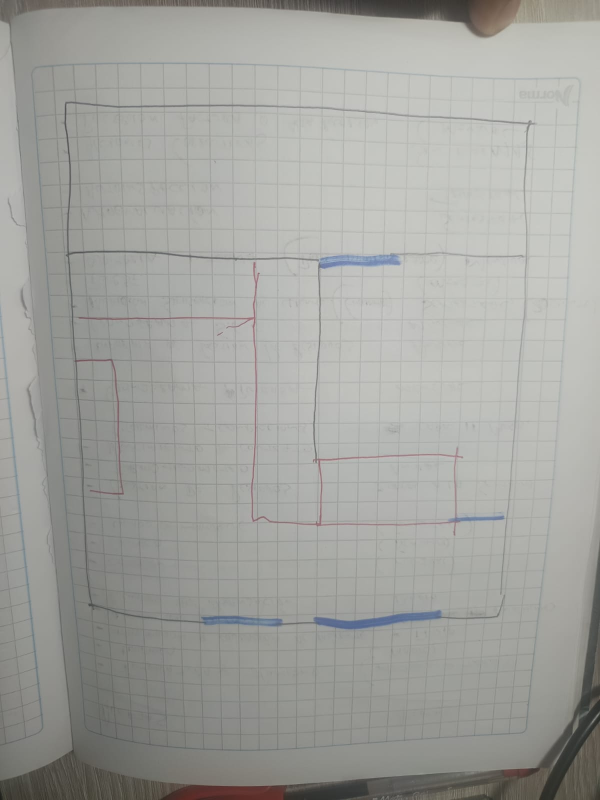
#> input picture media/croquis_cuadricula.jpeg, 1200 x 1600 px, found by its file name (shown at 1/2 size)
$ python diag5.py
#> lines starting #> are read from the running program, lines starting #| are printed output that depends on the picture; after the words box and inside, x2 and y2 are one past the last pixel; in counts of white or black regions, pixels touching at a corner belong together
### apps/processing/services/preprocessing.py
import cv2
import numpy as np


# [149 lines left out: functions deskew, correct_perspective, _is_nearly_rect, _order_points, not called in this run]


def dist(a, b):
    return np.linalg.norm(a - b)


# [76 lines left out: functions grayscale, binarize, denoise, resize_to_canvas, not called in this run]


# ── Segmentación por color ─────────────────────────────────

# Mapa de colores BGR → tipo de elemento.
#
# Esta es la ÚNICA fuente de verdad de los colores que el usuario debe usar
# al dibujar el croquis en papel. La leyenda que se muestra en la web
# (pantalla de subida y editor) se genera a partir de aquí — ver
# drawing_legend() — para que nunca se desfase de lo que el pipeline detecta.
#
# Cada entrada incluye:
#   display  → color hex para mostrar en la interfaz (aprox. del color real)
#   label    → color que dibuja la persona, en palabras
#   purpose  → qué representa ese color en el plano
COLOR_MAP = {
    'pared': {
        'color': (30, 30, 30),
        'hsv_ranges': [
            ((0, 0, 0), (180, 120, 120)),      # grises
            ((0, 0, 0), (180, 255, 70)),       # negros
        ],
        'stroke': '#777777',
        'stroke_width': 8,
        'display': '#1f2937',
        'label': 'Negro',
        'purpose': 'Paredes (bloquean el paso)',
    },
    'puerta': {
        'color': (200, 130, 20),
        'hsv_ranges': [
            ((85, 20, 20), (145, 255, 255)),   # azul (más tolerante en S/V)
        ],
        'stroke': '#000000',
        'stroke_width': 3,
        'display': '#1d4ed8',
        'label': 'Azul',
        'purpose': 'Puertas con arco (abren el paso)',
    },
    'mueble': {
        'color': (50, 50, 200),
        'hsv_ranges': [
            ((0, 20, 20), (14, 255, 255)),     # rojo (más tolerante en S/V)
            ((165, 20, 20), (180, 255, 255)),  # rojo (HSV envuelve)
        ],
        'stroke': '#000000',
        'stroke_width': 2,
        'display': '#dc2626',
        'label': 'Rojo',
        'purpose': 'Muebles / obstáculos (bloquean el paso)',
    },
    'vano': {
        'color': (50, 180, 50),
        'hsv_ranges': [
            ((30, 20, 20), (90, 255, 255)),    # verde (más tolerante en S/V)
        ],
        'stroke': '#000000',
        'stroke_width': 3,
        'display': '#059669',
        'label': 'Verde',
        'purpose': 'Vanos / aberturas (abren el paso)',
    },
}

# Orden recomendado para mostrar la leyenda al usuario.
_LEGEND_ORDER = ['pared', 'puerta', 'vano', 'mueble']


# [39 lines left out: functions drawing_legend, _page_mask_by_border_floodfill, not called in this run]


def detect_page_mask(bgr_image):
    """Aísla la hoja de papel del fondo (escritorio, sombras, dedos).

    La hoja es la región clara grande y conexa. Devuelve una máscara
    binaria (255 dentro de la hoja) o None si no se puede determinar.

    Esto es crítico: sin esto, la detección de paredes (negro/gris)
    confunde el fondo oscuro de la foto con muros. Restringiendo todo
    al interior de la hoja, solo quedan los trazos del dibujo."""
    h, w = bgr_image.shape[:2]
    gray = cv2.cvtColor(bgr_image, cv2.COLOR_BGR2GRAY)
    gray = cv2.GaussianBlur(gray, (5, 5), 0)

    # aplanar iluminación: una sombra suave sobre la hoja hacía que Otsu
    # clasificara media página como "fondo" (se perdía todo el dibujo de esa
    # zona). Dividir por el fondo desenfocado elimina el gradiente y deja el
    # contraste hoja/escritorio, que es lo que Otsu debe separar.
    bg = cv2.GaussianBlur(gray, (0, 0), sigmaX=min(h, w) / 12)
    flat = cv2.divide(gray, bg, scale=192)

    # umbral Otsu: separa la hoja brillante del fondo más oscuro
    _, bright = cv2.threshold(flat, 0, 255, cv2.THRESH_BINARY + cv2.THRESH_OTSU)

    # cerrar agujeros (trazos del dibujo dentro de la hoja)
    k = max(15, int(min(h, w) * 0.02)) | 1
    bright = cv2.morphologyEx(bright, cv2.MORPH_CLOSE, np.ones((k, k), np.uint8))

    n, labels, stats, _ = cv2.connectedComponentsWithStats(bright, connectivity=8)
    idx = 1 + int(np.argmax(stats[1:, cv2.CC_STAT_AREA])) if n > 1 else -1
    page_area = stats[idx, cv2.CC_STAT_AREA] if idx > 0 else 0

    # la hoja debe ocupar buena parte de la imagen; si no, Otsu no sirvió
    # (fondo claro, sombra fuerte...) — probar flood-fill desde las esquinas
    # asumiendo que el FONDO es lo que toca los 4 bordes de la foto.
    if idx < 0 or page_area < 0.25 * h * w:
        fallback = _page_mask_by_border_floodfill(gray, h, w)
        return fallback

    mask = np.zeros((h, w), dtype=np.uint8)
    mask[labels == idx] = 255

    # convex hull: la hoja es convexa (rectangular). El hull recupera la
    # parte inferior que queda en sombra y Otsu descarta, sin tragarse el
    # escritorio (que está fuera del componente brillante).
    cnts, _ = cv2.findContours(mask, cv2.RETR_EXTERNAL, cv2.CHAIN_APPROX_SIMPLE)
    hull = cv2.convexHull(np.vstack([c for c in cnts]))
    filled = np.zeros_like(mask)
    cv2.drawContours(filled, [hull], -1, 255, -1)

    # erosionar un poco para descartar el borde de la hoja y su sombra
    erode_k = max(5, int(min(h, w) * 0.012)) | 1
    filled = cv2.erode(filled, np.ones((erode_k, erode_k), np.uint8))
    return filled


# [50 lines left out: function _detect_walls, not called in this run]


def _keep_large_components(binary, min_abs=480):
    """Conserva solo componentes conectados con área >= min_abs px.

    Descarta ruido aislado (logo del cuaderno, fragmentos del margen impreso,
    sombras) sin tocar los muros, que son trazos largos."""
    n, labels, stats, _ = cv2.connectedComponentsWithStats(binary, connectivity=8)
    if n <= 1:
        return binary
    out = np.zeros_like(binary)
    for i in range(1, n):
        if stats[i, cv2.CC_STAT_AREA] >= min_abs:
            out[labels == i] = 255
    return out


# [29 lines left out: function _channel_dominance_fallback, not called in this run]


# Sensibilidad: cuánto tolerar tinta tenue/desaturada a costa de más ruido.
# 'radius': factor del grosor mínimo de pared (más chico = más tolerante).
# 'sat_min': saturación HSV mínima para puerta/vano/mueble (más chico = más tolerante).
SENSITIVITY_PRESETS = {
    'alta':  {'radius': 0.7, 'sat_min': 10},
    'media': {'radius': 1.0, 'sat_min': 20},
    'baja':  {'radius': 1.4, 'sat_min': 32},
}


# [152 lines left out: functions segment_by_color, _content_bbox, resize_mask_to_canvas, not called in this run]

### qa/diag5.py
import sys; sys.path.insert(0,'.')
import cv2, numpy as np
from apps.processing.services import preprocessing as P

img = cv2.imread('media/croquis_cuadricula.jpeg')
#> img is the input picture: shape (1600, 1200, 3); mean B, G, R 157.9, 162.2, 161.6
h,w = img.shape[:2]; scale=min(h,w)
#> after `h, w = img.shape[:2]`: h = 1600; w = 1200
#> after `scale = min(h, w)`: scale = 1200
gray = cv2.cvtColor(img, cv2.COLOR_BGR2GRAY)
hsv = cv2.cvtColor(img, cv2.COLOR_BGR2HSV)
#> hsv: shape (1600, 1200, 3); mean H, S, V 37.8, 9.2, 162.9
page = P.detect_page_mask(img)
#> in detect_page_mask, `flat = cv2.divide(gray, bg, scale=192)`:
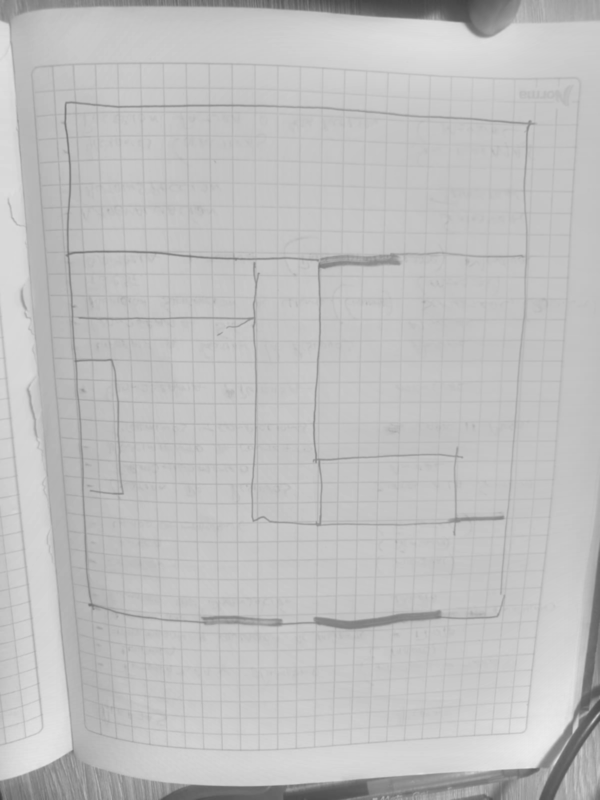
#> flat: shape (1600, 1200) (shown at 1/2 size); min 59, max 236, mean 191.4
#> in detect_page_mask, `_, bright = cv2.threshold(flat, 0, 255, cv2.THRESH_BINARY + cv2.THRESH..`:
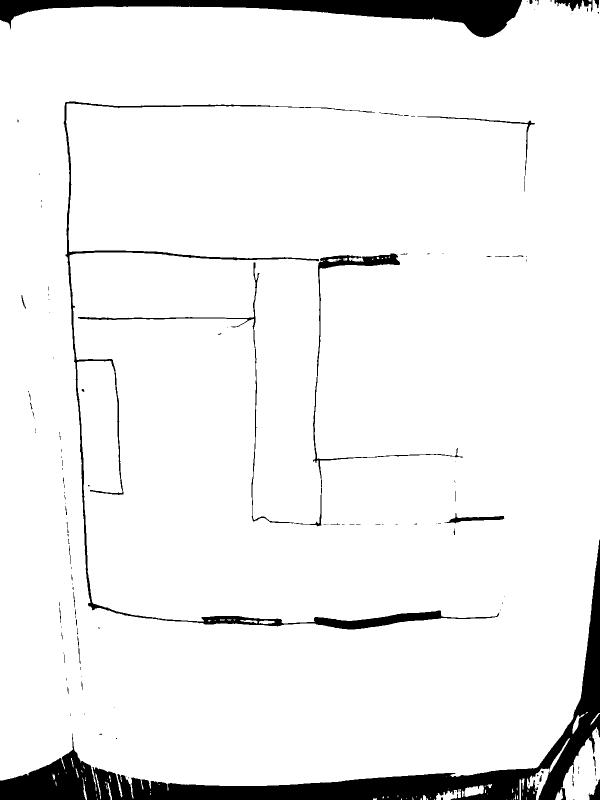
#> bright: shape (1600, 1200) (shown at 1/2 size); 93.8% white; 141 black regions (106 under 20 px), largest, box (x1, y1, x2, y2) and area: (0, 1079, 1200, 1600) 62954, (0, 0, 1044, 75) 27897, (127, 203, 999, 1259) 15818
#> in detect_page_mask, `bright = cv2.morphologyEx(bright, cv2.MORPH_CLOSE, np.ones((k, k), np...`:
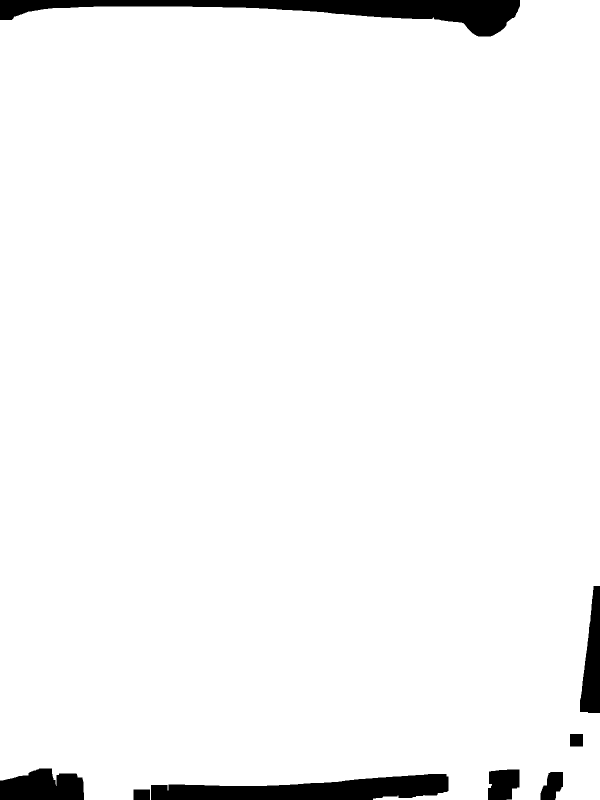
#> bright: shape (1600, 1200) (shown at 1/2 size); 96.4% white; 8 black regions, largest, box (x1, y1, x2, y2) and area: (0, 0, 1040, 73) 27666, (302, 1548, 897, 1600) 20340, (0, 1537, 168, 1600) 8511
#> in detect_page_mask, `n, labels, stats, _ = cv2.connectedComponentsWithStats(bright, connect..`: n = 2; stats = [[0, 0, 1200, 1600, 69716], [0, 0, 1200, 1600, 1850284]]
#> in detect_page_mask, `idx = 1 + int(np.argmax(stats[1:, cv2.CC_STAT_AREA])) if n > 1 else -1`: idx = 1
#> in detect_page_mask, `page_area = stats[idx, cv2.CC_STAT_AREA] if idx > 0 else 0`: page_area = 1850284
#> page: shape (1600, 1200); 98.9% white; 2 black regions, box (x1, y1, x2, y2) and area: (0, 0, 1015, 47) 16842, (0, 1554, 173, 1600) 4781

block = max(31,int(scale*0.05))|1
#> block = 61
ink = cv2.adaptiveThreshold(gray,255,cv2.ADAPTIVE_THRESH_GAUSSIAN_C,cv2.THRESH_BINARY_INV,block,10)
#> ink: shape (1600, 1200); 6.8% white; 2495 white regions (1789 under 20 px), largest, box (x1, y1, x2, y2) and area: (70, 125, 1161, 1297) 43048, (923, 1081, 1200, 1558) 6699, (205, 1066, 1097, 1502) 3791
def cmask(rs):
    m=np.zeros((h,w),np.uint8)
    for lo,hi in rs: m=cv2.bitwise_or(m,cv2.inRange(hsv,np.array(lo),np.array(hi)))
    return m
blue=cmask([((85,20,20),(145,255,255))]); red=cmask([((0,20,20),(14,255,255)),((165,20,20),(180,255,255))]); green=cmask([((30,20,20),(90,255,255))])
colored=cv2.dilate(cv2.bitwise_or(cv2.bitwise_or(blue,red),green),np.ones((9,9),np.uint8))
#> colored: shape (1600, 1200); 5.7% white; 38 white regions, largest, box (x1, y1, x2, y2) and area: (154, 519, 1013, 1076) 25690, (0, 619, 86, 1428) 9459, (315, 1556, 586, 1600) 9369
ink[colored>0]=0
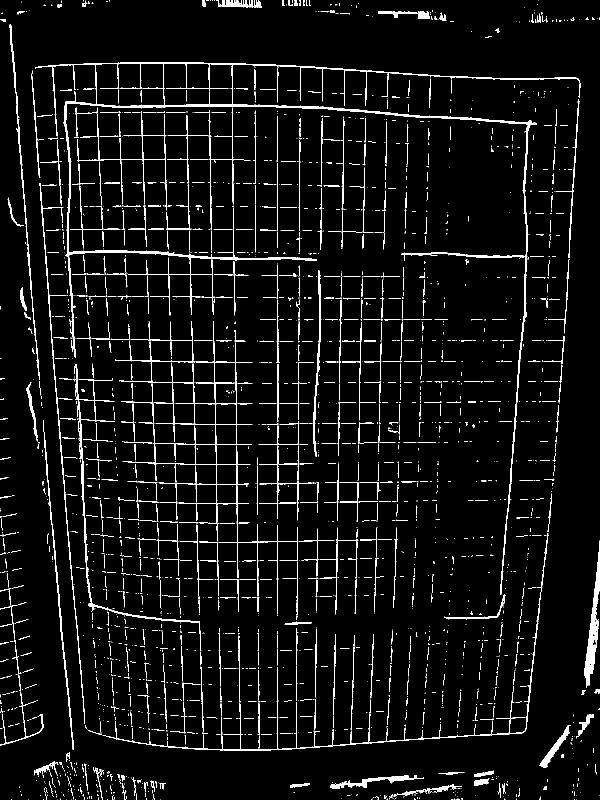
#> ink: shape (1600, 1200) (shown at 1/2 size); 4.9% white in thin lines or dots
dist=cv2.distanceTransform(ink,cv2.DIST_L2,3)
for t in (1.2,1.3,1.4,1.5):
    core=(dist>=t).astype(np.uint8)*255
    seed=cv2.dilate(core,np.ones((max(7,int(scale*0.0075))|1,)*2,np.uint8))
    wlls=cv2.bitwise_and(ink,seed)
    if page is not None: wlls=cv2.bitwise_and(wlls,page)
    ma=int(scale*scale*0.00025)
    wlls=P._keep_large_components(wlls,min_abs=ma)
    cv2.imwrite(f'qa/out/wmedia_t{t}.png', wlls)
    print(f't={t}: {cv2.countNonZero(wlls)} px')
#> this loop made 4 passes
#> n in _keep_large_components on passes 1 to 4: 1174, 1174, 376, 376
#| t=1.2: 23303 px
#| t=1.3: 23303 px
#| t=1.4: 22261 px
#| t=1.5: 22261 px
#> pass 1, `wlls=cv2.bitwise_and(ink,seed)`:
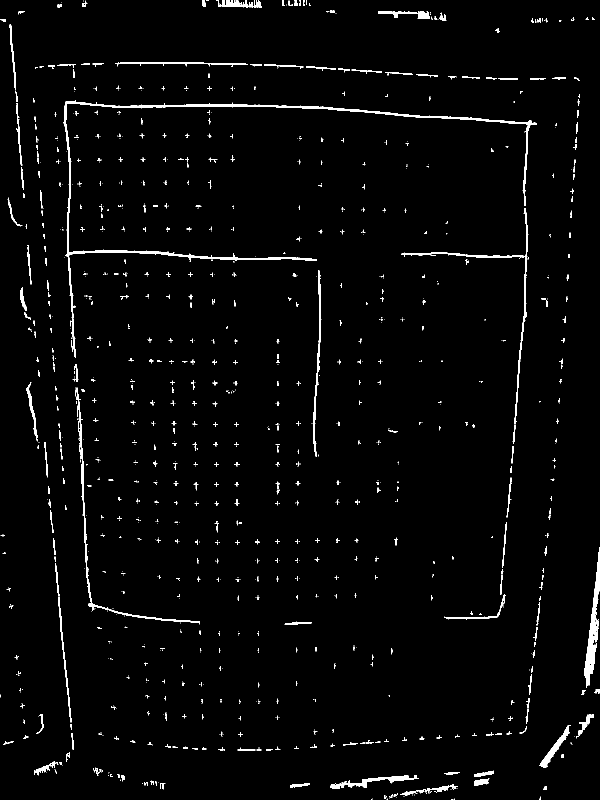
#> wlls: shape (1600, 1200) (shown at 1/2 size); 2.3% white; 1198 white regions (876 under 20 px), largest, box (x1, y1, x2, y2) and area: (126, 200, 1074, 716) 8112, (1168, 1094, 1200, 1376) 2930, (660, 1550, 838, 1578) 1290
#> after the loop:
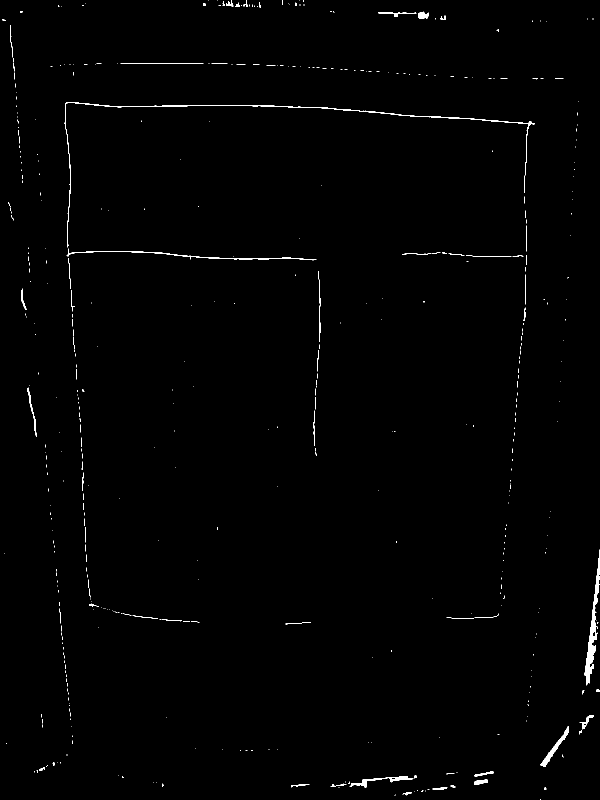
#> core: shape (1600, 1200) (shown at 1/2 size); 0.65% white; 467 white regions (405 under 20 px), largest, box (x1, y1, x2, y2) and area: (129, 204, 1070, 495) 2251, (1169, 1099, 1200, 1371) 2101, (133, 497, 633, 521) 991
#> after the loop:
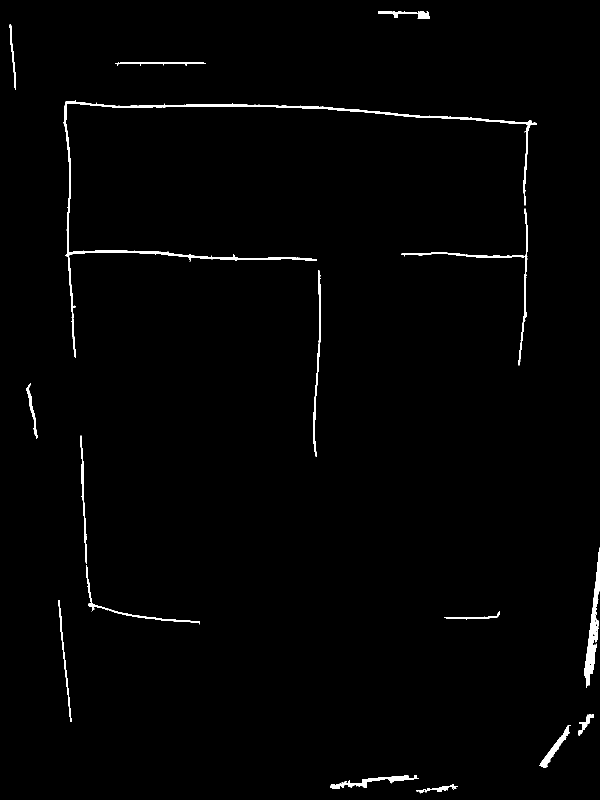
#> wlls: shape (1600, 1200) (shown at 1/2 size); 1.2% white; 17 white regions, largest, box (x1, y1, x2, y2) and area: (126, 200, 1074, 716) 8103, (1168, 1095, 1200, 1375) 2925, (660, 1550, 837, 1578) 1288
